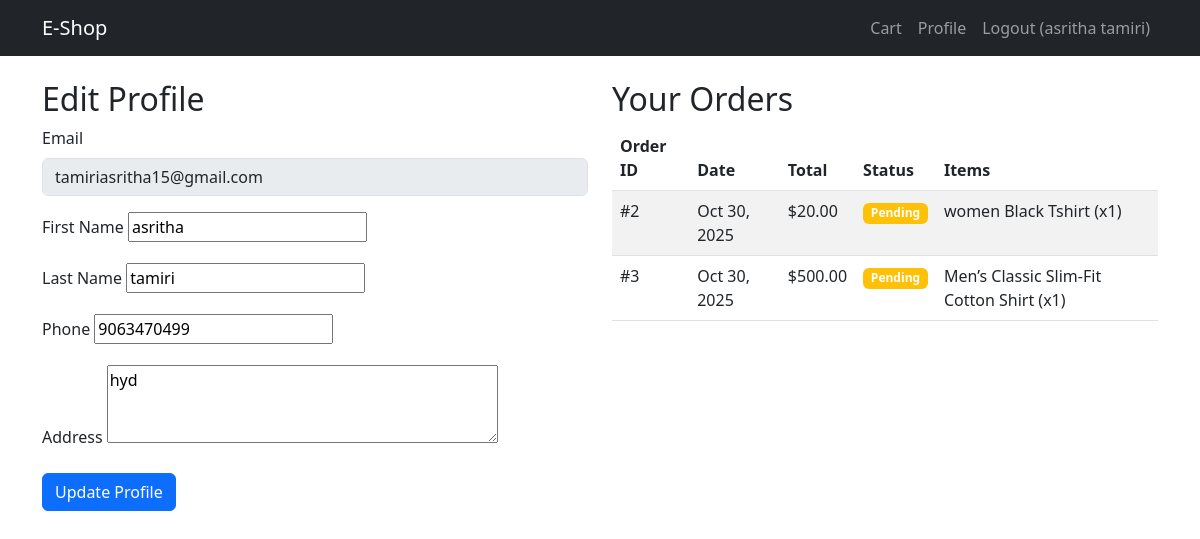
The app's page /users/profile/ (signed in) with its own data.
### users/models.py (models this page shows, shortened)
class CustomUser(AbstractUser):
    username = None  # remove username field
    email = models.EmailField(unique=True)
    phone_number = models.CharField(max_length=15, blank=True, null=True)
    is_active = models.BooleanField(default=False)
    is_staff = models.BooleanField(default=False)
    date_joined = models.DateTimeField(default=timezone.now)
    address = models.TextField(blank=True)
    USERNAME_FIELD = "email"
    REQUIRED_FIELDS = []
    objects = CustomUserManager()

### orders/models.py (models this page shows, shortened)
class Order(models.Model):
    user = models.ForeignKey(settings.AUTH_USER_MODEL, on_delete=models.CASCADE)
    created_at = models.DateTimeField(auto_now_add=True)
    total_amount = models.DecimalField(max_digits=10, decimal_places=2)
    status = models.CharField(max_length=20, default='Pending')

class OrderItem(models.Model):
    order = models.ForeignKey(Order, related_name='items', on_delete=models.CASCADE)
    product = models.ForeignKey(Product, on_delete=models.CASCADE)
    quantity = models.PositiveIntegerField()
    price = models.DecimalField(max_digits=10, decimal_places=2)  # Price at order time

### products/models.py (models this page shows, shortened)
class Product(models.Model):
    CATEGORY_CHOICES = [
        ('M','Men'),
        ('W','Women')
    ]
    name = models.CharField(max_length=255)
    description = models.TextField()
    price = models.DecimalField(max_digits=10, decimal_places=3)
    image = models.URLField(max_length=500, blank=True, null=True)  # Changed here
    stock = models.PositiveIntegerField(default=0)
    category = models.CharField(max_length=1, choices=CATEGORY_CHOICES, default='W')

### users/views.py (the view)
# urls.py: path('profile/', views.profile_view, name='profile'),
@login_required
def profile_view(request):
    if request.method == 'POST':
        form = UpdateProfileForm(request.POST, instance=request.user)
        if form.is_valid():
            form.save()
            return redirect('users:profile')
    else:
        form = UpdateProfileForm(instance=request.user)
    orders = Order.objects.filter(user=request.user)
    return render(request, 'users/profile.html', {
        'form': form,
        'orders': orders,
    })

### users/forms.py
class UpdateProfileForm(forms.ModelForm):
    class Meta:
        model = CustomUser
        fields = ('first_name', 'last_name', 'phone_number', 'address')
        widgets = {
            'address': forms.Textarea(attrs={'rows': 3}),
        }

### templates/users/profile.html (shortened to what this page needs)
{% extends 'base.html' %}
{% block content %}
<div class="row">
    <div class="col-md-6">
        <h2>Edit Profile</h2>
        <form method="post">
            <div class="mb-3">
                <label class="form-label">Email</label>
                <input type="email" class="form-control" value="{{ user.email }}" disabled>
            </div>
            <div class="mb-3">
                <label class="form-label">First Name</label>
                {{ form.first_name }}
            </div>
            <div class="mb-3">
                <label class="form-label">Last Name</label>
                {{ form.last_name }}
            </div>
            <div class="mb-3">
                <label class="form-label">Phone</label>
                {{ form.phone_number }}
            </div>
            <div class="mb-3">
                <label class="form-label">Address</label>
                {{ form.address }}
            </div>
            <button type="submit" class="btn btn-primary">Update Profile</button>
        </form>
    </div>
    <div class="col-md-6">
        <h2>Your Orders</h2>
        {% if orders %}
        <div class="table-responsive">
            <table class="table table-striped">
                <thead>
                    <tr>
                        <th>Order ID</th>
                        <th>Date</th>
                        <th>Total</th>
                        <th>Status</th>
                        <th>Items</th>
                    </tr>
                </thead>
                <tbody>
                    {% for order in orders %}
                    <tr>
                        <td>#{{ order.id }}</td>
                        <td>{{ order.created_at|date:"M d, Y" }}</td>
                        <td>${{ order.total_amount }}</td>
                        <td>
                            {% if order.status == 'Completed' %}
                                <span class="badge bg-success">{{ order.status }}</span>
                            {% elif order.status == 'Pending' %}
                                <span class="badge bg-warning">{{ order.status }}</span>
                            {% else %}
                                <span class="badge bg-danger">{{ order.status }}</span>
                            {% endif %}
                        </td>
                        <td>
                            {% for item in order.items.all %}
                            {{ item.product.name }} (x{{ item.quantity }})<br>
                            {% endfor %}
                        </td>
                    </tr>
                    {% endfor %}
                </tbody>
            </table>
        </div>
        {% else %}
        <p class="alert alert-info">No orders yet. Start shopping!</p>
        {% endif %}
    </div>
</div>
{% endblock %}

### templates/base.html (shortened to what this page needs)
<!DOCTYPE html>
<html lang="en">
<head>
    <link href="https://cdn.jsdelivr.net/npm/bootstrap@5.3.0/dist/css/bootstrap.min.css" rel="stylesheet">
</head>
<body>
    <nav class="navbar navbar-expand-lg navbar-dark bg-dark">
        <div class="container">
            <a class="navbar-brand" href="{% url 'products:product_list' %}">E-Shop</a>
            <div class="navbar-nav ms-auto">
                {% if user.is_authenticated %}
                    <a class="nav-link" href="{% url 'cart:view_cart' %}">Cart</a>
                    <a class="nav-link" href="{% url 'users:profile' %}">Profile</a>
                    <a class="nav-link" href="{% url 'users:logout' %}">Logout ({{ user.get_full_name }})</a>
                {% else %}
                    <a class="nav-link" href="{% url 'users:login' %}">Login</a>
                    <a class="nav-link" href="{% url 'users:register' %}">Register</a>
                {% endif %}
            </div>
        </div>
    </nav>
    <div class="container mt-4">
        {% block content %}{% endblock %}
    </div>
</body>
</html>

### records on screen
CustomUser: get_full_name "asritha tamiri", email "tamiriasritha15@gmail.com", first_name "asritha", last_name "tamiri", phone_number "9063470499", address "hyd"
Order: id "2", created_at "Oct 30, 2025", total_amount "20.00", status "Pending"
OrderItem: product.name "women Black Tshirt", quantity "1"
Order: id "3", created_at "Oct 30, 2025", total_amount "500.00", status "Pending"
OrderItem: product.name "Men’s Classic Slim-Fit Cotton Shirt", quantity "1"
